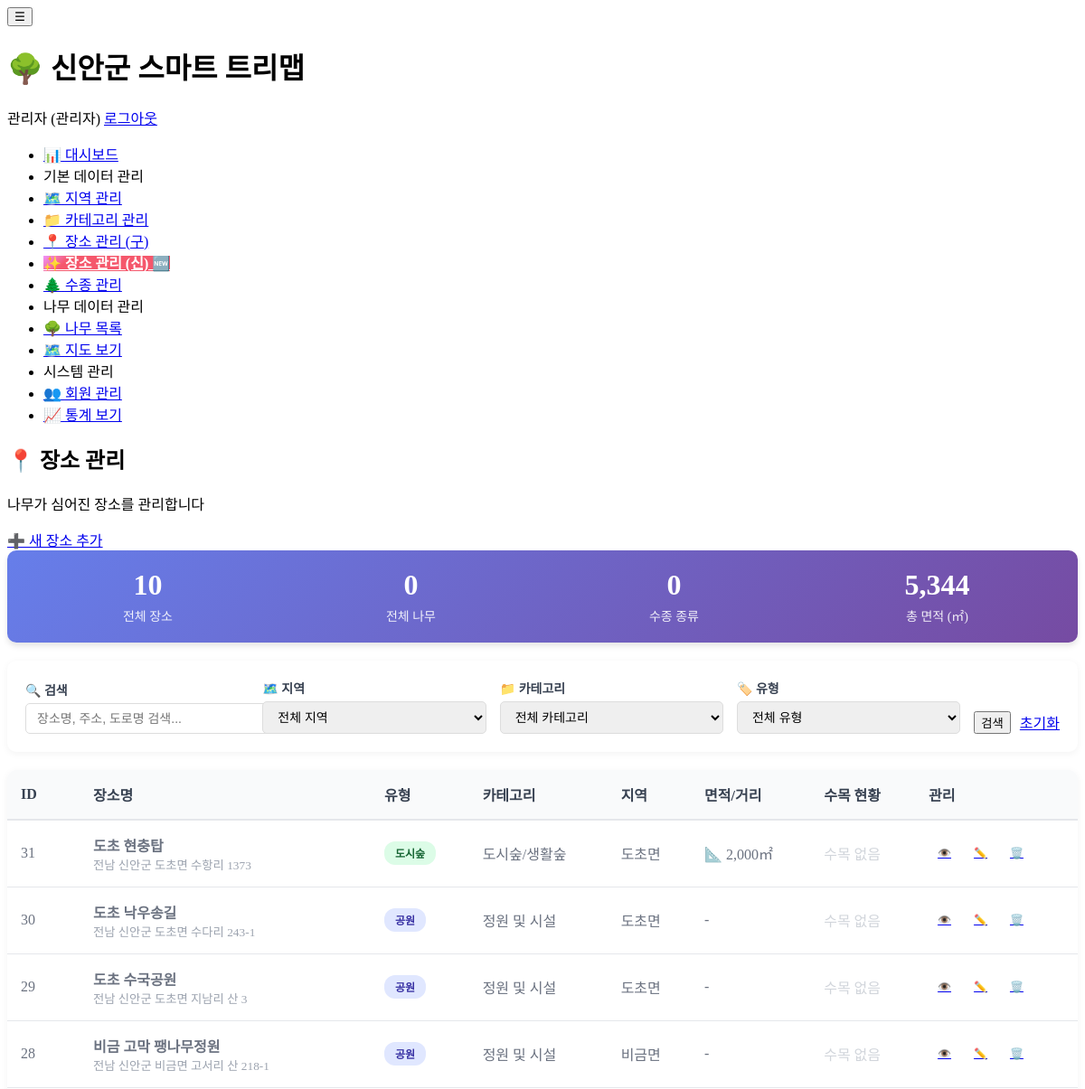
The app's page /admin/locations/index.php (signed in, upper part), older data.
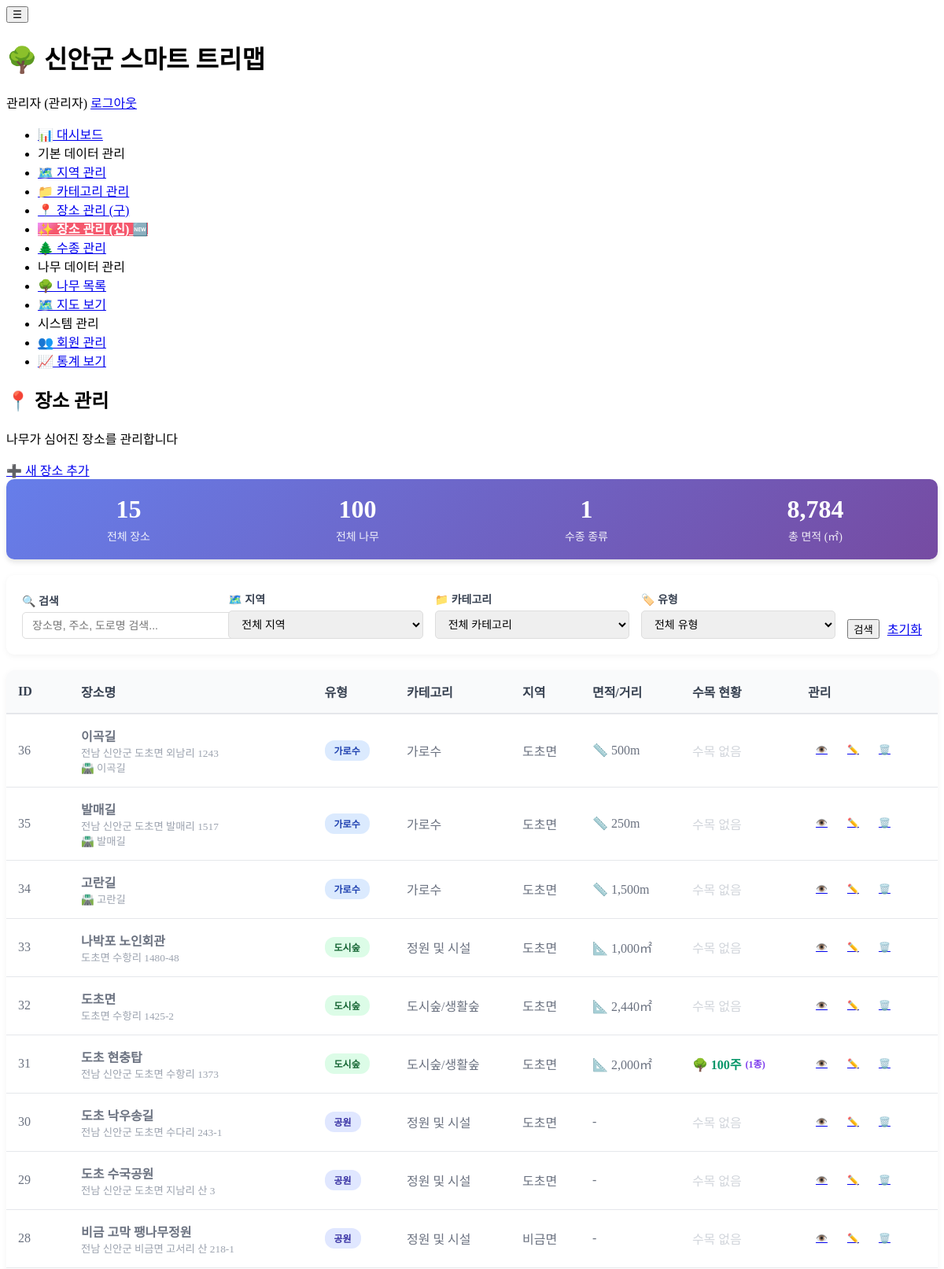
The same page, newer data.
### tables this page shows
CREATE TABLE `locations` (
  `location_id` int(11) NOT NULL,
  `region_id` int(11) DEFAULT NULL,
  `category_id` int(11) DEFAULT NULL,
  `location_name` varchar(200) NOT NULL,
  `address` text DEFAULT NULL,
  `road_name` varchar(200) DEFAULT NULL COMMENT '도로명/노선명 (가로수)',
  `road_type` varchar(50) DEFAULT NULL COMMENT '도로종류 (국도, 지방도, 군도, 농도 등)',
  `section_start` varchar(200) DEFAULT NULL COMMENT '시점 (가로수)',
  `section_end` varchar(200) DEFAULT NULL COMMENT '종점 (가로수)',
  `location_type` enum('urban_forest','street_tree','living_forest','school','park','other') DEFAULT 'other' COMMENT '장소 유형',
  `latitude` decimal(10,8) DEFAULT NULL,
  `longitude` decimal(11,8) DEFAULT NULL,
  `area` decimal(10,2) DEFAULT NULL COMMENT '넓이(㎡) - 공원, 생활숲 등',
  `length` decimal(10,2) DEFAULT NULL COMMENT '길이(m) - 가로수 등',
  `width` decimal(10,2) DEFAULT NULL COMMENT '폭(m) - 가로수 도로폭 등',
  `establishment_year` int(11) DEFAULT NULL COMMENT '�����⵵',
  `management_agency` varchar(200) DEFAULT NULL COMMENT '�������',
  `manager_name` varchar(100) DEFAULT NULL COMMENT '관리 책임자명',
  `manager_contact` varchar(50) DEFAULT NULL COMMENT '관리 책임자 연락처',
  `video_url` varchar(500) DEFAULT NULL COMMENT '������ �ּ� (��Ʃ��, ���̹�TV ��)',
  `description` text DEFAULT NULL,
  `created_at` timestamp NOT NULL DEFAULT current_timestamp(),
  `updated_at` timestamp NOT NULL DEFAULT current_timestamp() ON UPDATE current_timestamp()
);

CREATE TABLE `categories` (
  `category_id` int(11) NOT NULL,
  `category_name` varchar(100) NOT NULL,
  `category_code` varchar(20) DEFAULT NULL,
  `description` text DEFAULT NULL,
  `created_at` timestamp NOT NULL DEFAULT current_timestamp()
);

CREATE TABLE `regions` (
  `region_id` int(11) NOT NULL,
  `region_name` varchar(100) NOT NULL,
  `region_code` varchar(20) DEFAULT NULL,
  `description` text DEFAULT NULL,
  `created_by` int(11) DEFAULT NULL,
  `created_at` timestamp NOT NULL DEFAULT current_timestamp()
);

### admin/locations/index.php (the view, shortened to what the rows shown need)
<?php
$database = new Database();
$db = $database->getConnection();
$page = isset($_GET['page']) ? (int)$_GET['page'] : 1;
$per_page = 20;
$offset = ($page - 1) * $per_page;
$where_conditions = ["1=1"];
$where_clause = implode(" AND ", $where_conditions);
$query = "SELECT
            l.location_id,
            l.location_name,
            l.address,
            l.area,
            l.road_name,
            l.length,
            l.location_type,
            c.category_name,
            r.region_name,
            COUNT(DISTINCT lt.species_id) as species_count,
            COALESCE(SUM(lt.quantity), 0) as total_trees
          FROM locations l
          LEFT JOIN categories c ON l.category_id = c.category_id
          LEFT JOIN regions r ON l.region_id = r.region_id
          LEFT JOIN location_trees lt ON l.location_id = lt.location_id
          WHERE $where_clause
          GROUP BY l.location_id
          ORDER BY l.location_id DESC
          LIMIT :limit OFFSET :offset";
$stmt = $db->prepare($query);
$stmt->bindValue(':limit', $per_page, PDO::PARAM_INT);
$stmt->bindValue(':offset', $offset, PDO::PARAM_INT);
$stmt->execute();
$locations = $stmt->fetchAll();
include '../../includes/header.php';
?>
<div class="page-header">
    <div>
        <h2>📍 장소 관리</h2>
    </div>
</div>
<div class="location-table">
    <?php if (count($locations) > 0): ?>
        <table>
            <thead>
                <tr>
                    <th style="width: 50px;">ID</th>
                    <th>장소명</th>
                    <th>유형</th>
                    <th>카테고리</th>
                    <th>지역</th>
                    <th>면적/거리</th>
                    <th>수목 현황</th>
                    <th style="width: 150px;">관리</th>
                </tr>
            </thead>
            <tbody>
                <?php foreach ($locations as $location): ?>
                    <tr>
                        <td><?php echo $location['location_id']; ?></td>
                        <td>
                            <strong><?php echo htmlspecialchars($location['location_name']); ?></strong>
                            <?php if ($location['address']): ?>
                                <br><small style="color: #9ca3af;"><?php echo htmlspecialchars($location['address']); ?></small>
                            <?php endif; ?>
                            <?php if ($location['road_name']): ?>
                                <br><small style="color: #9ca3af;">🛣️ <?php echo htmlspecialchars($location['road_name']); ?></small>
                            <?php endif; ?>
                        </td>
                        <td>
                            <?php
                            $type_labels = [
                                'urban_forest' => '도시숲',
                                'street_tree' => '가로수',
                                'living_forest' => '생활숲',
                                'school' => '학교',
                                'park' => '공원',
                                'other' => '기타'
                            ];
                            $type = $location['location_type'] ?? 'other';
                            ?>
                            <span class="location-type-badge type-<?php echo $type; ?>">
                                <?php echo $type_labels[$type] ?? '기타'; ?>
                            </span>
                        </td>
                        <td><?php echo htmlspecialchars($location['category_name'] ?? '-'); ?></td>
                        <td><?php echo htmlspecialchars($location['region_name'] ?? '-'); ?></td>
                        <td>
                            <?php if ($location['area']): ?>
                                📐 <?php echo number_format($location['area'], 0); ?>㎡
                            <?php elseif ($location['length']): ?>
                                📏 <?php echo number_format($location['length'], 0); ?>m
                            <?php else: ?>
                                -
                            <?php endif; ?>
                        </td>
                        <td>
                            <?php if ($location['total_trees'] > 0): ?>
                                <div class="tree-count">
                                    <span class="count">🌳 <?php echo number_format($location['total_trees']); ?>주</span>
                                    <span class="species">(<?php echo $location['species_count']; ?>종)</span>
                                </div>
                            <?php else: ?>
                                <span style="color: #d1d5db;">수목 없음</span>
                            <?php endif; ?>
                        </td>
                        <td>
                            <div class="action-buttons">
                                <a href="view.php?id=<?php echo $location['location_id']; ?>"
                                   class="btn btn-info btn-icon" title="상세보기">
                                    👁️
                                </a>
                                <a href="edit.php?id=<?php echo $location['location_id']; ?>"
                                   class="btn btn-primary btn-icon" title="수정">
                                    ✏️
                                </a>
                                <a href="delete.php?id=<?php echo $location['location_id']; ?>"
                                   class="btn btn-danger btn-icon"
                                   onclick="return confirm('정말 삭제하시겠습니까?\n관련된 수목 데이터도 모두 삭제됩니다.');"
                                   title="삭제">
                                    🗑️
                                </a>
                            </div>
                        </td>
                    </tr>
                <?php endforeach; ?>
            </tbody>
        </table>
    <?php endif; ?>
</div>
<?php include '../../includes/footer.php'; ?>

Row changes from the older to the newer data that the page shows:
added locations: location_id "36", location_name "이곡길", address "전남 신안군 도초면 외남리 1243", road_name "이곡길", location_type "가로수", category.category_name "가로수", region.region_name "도초면", length "500", shows "수목 없음"
added locations: location_id "35", location_name "발매길", address "전남 신안군 도초면 발매리 1517", road_name "발매길", location_type "가로수", category.category_name "가로수", region.region_name "도초면", length "250", shows "수목 없음"
added locations: location_id "34", location_name "고란길", road_name "고란길", location_type "가로수", category.category_name "가로수", region.region_name "도초면", length "1,500", shows "수목 없음"
added locations: location_id "33", location_name "나박포 노인회관", address "도초면 수항리 1480-48", location_type "도시숲", category.category_name "정원 및 시설", region.region_name "도초면", area "1,000", shows "수목 없음"
added locations: location_id "32", location_name "도초면", address "도초면 수항리 1425-2", location_type "도시숲", category.category_name "도시숲/생활숲", region.region_name "도초면", area "2,440", shows "수목 없음"
shown differently, row unchanged: locations "도초 현충탑": total_trees (not shown) → "100"; species_count (not shown) → "1"; text "수목 없음" → "🌳 주 ( 종)"
Text that changed along with them:
$total_records: "10" → "15"
$total_trees: "0" → "100"
$total_species: "0" → "1"
$area: "5,344" → "8,784"
